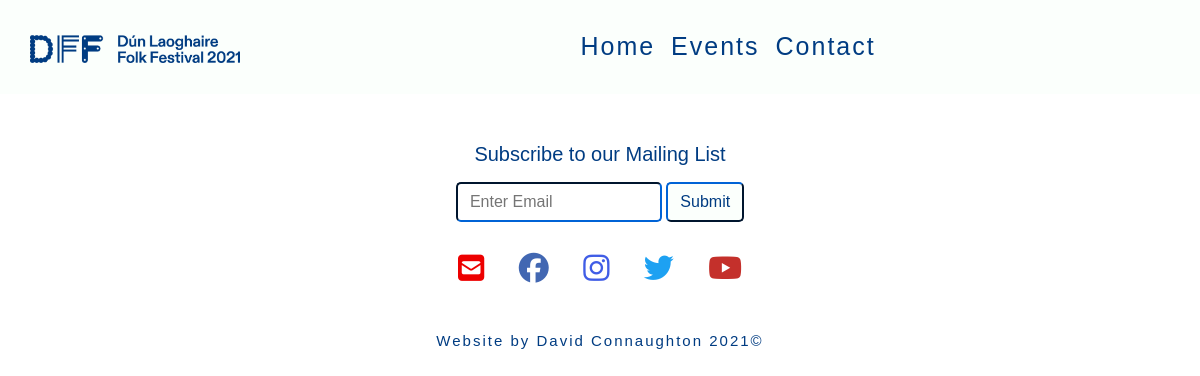
/concerts/, run on an earlier commit of the app's database.
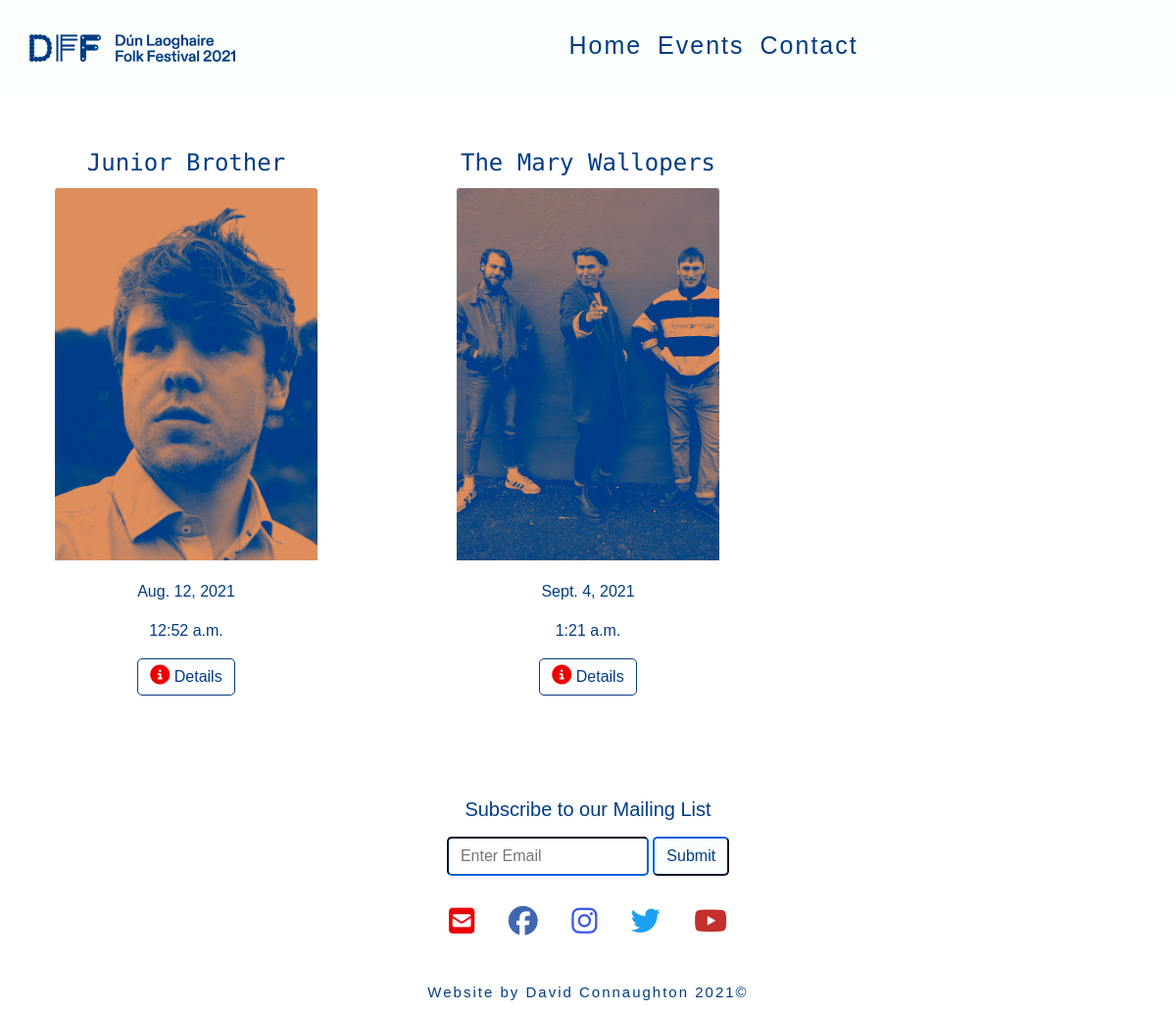
And on a later commit of the database.
### concerts/models.py (models this page shows, shortened)
class Concert(models.Model):
    presented_by = models.CharField(max_length=100,
                                    default="Foggy Notions")
    in_association_with = models.CharField(
        max_length=200, null=True, blank=True
    )
    artist = models.CharField(max_length=200, default="Artist")
    artist_one = models.CharField(max_length=200, null=True, blank=True)
    guests = models.CharField(max_length=200, null=True, blank=True)
    venue = models.CharField(max_length=100, default="Pavilion Theatre")
    date_one = models.DateField()
    date_two = models.DateField(null=True, blank=True)
    date_three = models.DateField(null=True, blank=True)
    original_date = models.DateField(null=True, blank=True)
    rescheduled_to = models.DateField(null=True, blank=True)
    rescheduled_to_1 = models.DateField(null=True, blank=True)
    rescheduled_to_2 = models.DateField(null=True, blank=True)
    doors = models.TimeField()
    time = models.TimeField()
    tickets = models.URLField(max_length=1024, null=True, blank=True)
    content = models.TextField(default="Content Goes Here")
    image_url = models.URLField(max_length=1024, null=True, blank=True)
    image = models.ImageField(null=True, blank=True)
    video = EmbedVideoField(null=True, blank=True)
    artist_website = models.URLField(max_length=1024, null=True, blank=True)
    artist_website_one = models.URLField(
        max_length=1024, null=True, blank=True)
    slug = models.SlugField(null=False)
    date_posted = models.DateTimeField(default=timezone.now)
    publish = models.DateTimeField(auto_now=False, auto_now_add=False)
    author = models.ForeignKey(User, on_delete=models.CASCADE)
    class Meta:
        ordering = ['date_one']

### concerts/views.py (the view, shortened to what this page needs)
# urls.py: path('', views.concerts, name='concerts'),
def concerts(request):
    concerts = Concert.objects.filter(publish__lte=timezone.now())
    template = 'concerts/concerts.html'
    context = {
        'concerts': concerts,
    }
    return render(request, template, context)

### concerts/templates/concerts/concerts.html (shortened to what this page needs)
{% extends "base.html" %}
{% load static %}
{% block content %}
<section>
    <div class="row">
        {% for concert in concerts %}
        <div class="col-12 col-md-6 col-lg-4">
            <div class="card m-5 border-0 mx-auto text-center card-outline">
                <div class="artist">
                    <h2 class="card-title">{{ concert.artist }} {% if concert.artist_one %}& {{ concert.artist_one }} {% endif %}</h2>
                </div>
                <img src="{{ concert.image.url }}" alt="Card image cap" class="card-img-top">
                <div class="card-body">
                    <p class="card-text">{{ concert.date_one }} {% if concert.date_two %}& {{ concert.date_two }} {% endif %} {% if concert.date_three %} & {{ concert.date_three }} {% endif %}</p>
                    <p>{{ concert.time }}</p>
                    <a href="{% url 'concert_details' concert.slug %}" class="btn btn-outline page-button">
                        <i class="fas fa-info-circle concert-info"></i>
                        Details
                    </a>
                </div>
            </div>
        </div>
        {% endfor %}
    </div>
</section>
{% endblock %}

### templates/base.html (shortened to what this page needs)
{% load static %}
<!DOCTYPE html>
<html lang="en">
<head>
    {% block corecss %}
    <link rel="stylesheet" href="https://cdnjs.cloudflare.com/ajax/libs/twitter-bootstrap/4.5.2/css/bootstrap.min.css">
    <link rel="stylesheet" href="{% static 'css/base.css' %}">
    {% endblock %}
</head>
<body>
    {% block header %}
    <section>
        <nav class="navbar navbar-expand-lg navbar-light" id="navbar">
            <a class="navbar-brand visible-xs-block text-center" href="{% url 'home' %}"><img src="/media/DFF_Logo2Line_CLR.png" height="30px;" color="pink;"></a>
            <div class="collapse navbar-collapse" id="navbar-list">
                <ul class="navbar-nav mx-auto text-center">
                    <li class="nav-item active">
                        <a class="nav-link" href="{% url 'home' %}">Home<span class="sr-only">(current)</span></a>
                    </li>
                    <li class="nav-item">
                        <a class="nav-link" href="{% url 'concerts' %}">Events</a>
                    </li>
                    <li class="nav-item">
                        <a class="nav-link" href="#contact">Contact</a>
                    </li>
                </ul>
            </div>
        </nav>
    </section>
    {% endblock %}
    {% block content %}
    {% endblock %}
    {% block contact %}
    <section>
        <div class="container-fluid pt-5" id="contact">
            <form class="text-center" id="form" method="POST" action="">
                <div class="form-group mx-sm-3 mb-2">
                    <h5>Subscribe to our Mailing List</h5>
                    <input class="btn-outline page-button" type="email" name="email" placeholder="Enter Email">
                    <button class="page-button mt-2" id="site-button" type="submit">Submit</button>
                </div>
            </form>
        </div>
        <div class="list-inline text-center">
            <a href="mailto: info@dlrfolk.ie">
                <i class="fas fa-envelope-square small"></i>
            </a>
            <a href="https://www.facebook.com/foggynotionslive" target="_blank">
                <i class="fab fa-facebook small facebook" aria-hidden="true"></i>
            </a>
            <a href="https://www.instagram.com/foggy_notions/?hl=en" target="_blank">
                <i class="fab fa-instagram small instagram" aria-hidden="true"></i>
            </a>
            <a href="https://twitter.com/foggynotions?lang=en" target="_blank">
                <i class="fab fa-twitter small twitter" aria-hidden="true"></i>
            </a>
            <a href="https://www.youtube.com/channel/UC84ZPoMUBaQP27IZKynVTeg/featured" target="_blank">
                <i class="fab fa-youtube small youtube" aria-hidden="true"></i>
            </a>
        </div>
    </section>
    {% endblock %}
    {% block footer %}
    <section>
        <footer>
            <div class="container-fluid mt-3 pt-3 pb-2 text-center" id="footer">
                <div class="row">
                    <div class="col-md-12 text-center">
                        Website by <a href="mailto: david@foggynotions.ie" class="photo-credit">
                            David Connaughton
                        </a> 2021©
                    </div>
                </div>
            </div>
        </footer>
    </section>
    {% endblock %}
</body>
</html>

### static/css/base.css (style rules this page uses)
h2 { font-size: 1.5rem; font-family: 'Roboto Mono', monospace; }
body { font-family: Helvetica, sans-serif; color: #003C82; background-color: #ffffff; }
.navbar-brand { color: orange; }
.navbar { background-color: #FBFFFC; font-size: 16px; letter-spacing: 2px; font-family: Helvetica, sans-serif; margin: 0px; padding: 20px 0px; border-radius: 0px; }
.navbar-brand { font-size: 25px; padding-left: 30px; color: #003C82 !important; font-family: Helvetica, sans-serif; text-transform: capitalize; letter-spacing: 2px; }
.navbar-nav :link, .navbar-nav :visited { color: #003C82 !important; font-size: 25px; justify-content: center; }
.navbar-nav :link, .navbar-nav :visited { color: #003C82 !important; background-color: transparent; }
#footer { font-family: Helvetica, sans-serif; font-size: 15px; justify-content: center; letter-spacing: 2px; }
.photo-credit { text-decoration: none; color: #003C82 !important; }
.page-button { color: #003C82; border-radius: 5px !important; border-color: #003C82; padding: 6px 12px; margin: 0px 0px 8px; font-family: Helvetica, sans-serif; }
#site-button { background-color: #FBFFFC; }
.fas, .fab { color: #ED0000; font-size: 30px; padding: 10px; margin: 5px; display: block; }
.facebook { color: #4267B2; }
.twitter { color: #1DA1F2; }
.instagram { color: #405DE6; }
.youtube { color: #c4302b; }
select, input { -webkit-appearance: none; -moz-appearance: none; appearance: none; }
.card { width: 18rem; height: 36rem; border: none; }
.card-outline { border: solid #003C82 2px; color: #003C82; background-color: #ffffff; padding: 10px; margin: 10px; }
.concert-info { padding: 0; margin: 0; font-size: 20px; }

What changed in the data, as far as the page shows it:
added Concert: artist "Junior Brother", image (picture), date_one "Aug. 12, 2021", time "12:52 a.m."
added Concert: artist "The Mary Wallopers", image (picture), date_one "Sept. 4, 2021", time "1:21 a.m."
